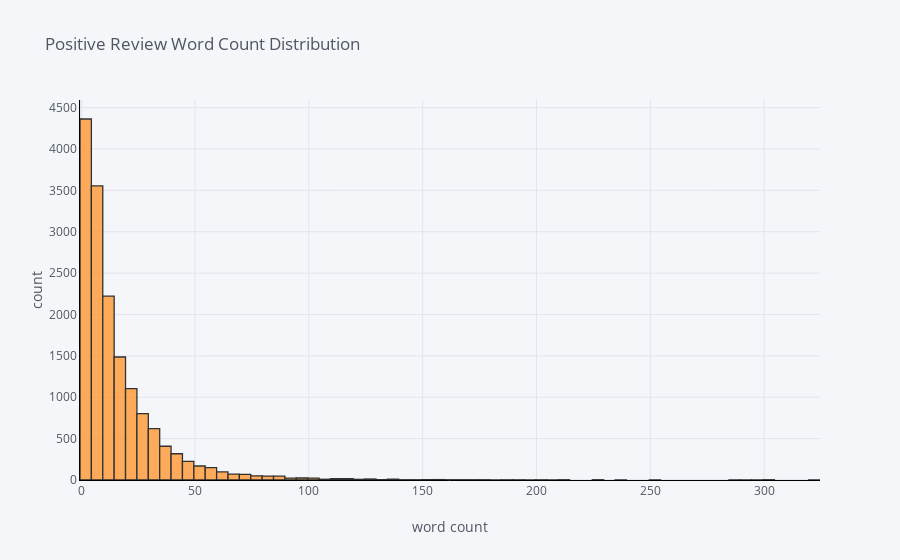

Notebook code for this chart:
### Code cell
df['pos_word_count'].iplot(
    kind='hist',
    bins=100,
    xTitle='word count',
    linecolor='black',
    yTitle='count',
    title='Positive Review Word Count Distribution')

### Figure 1 — Plotly figure (JSON) as saved in the notebook; plotly's stock layout.template omitted (floating-point values rounded to 4 significant figures; data arrays with more than 128 entries replaced by an {"elided": "..."} marker saying what was removed)
{"data": [{"histfunc": "count", "histnorm": "", "marker": {"color": "rgba(255, 153, 51, 1.0)", "line": {"color": "#000000", "width": 1.3}}, "name": "pos_word_count", "nbinsx": 100, "opacity": 0.8, "orientation": "v", "type": "histogram", "x": {"elided": "15993 int values"}}], "layout": {"barmode": "overlay", "legend": {"bgcolor": "#F5F6F9", "font": {"color": "#4D5663"}}, "paper_bgcolor": "#F5F6F9", "plot_bgcolor": "#F5F6F9", "title": {"font": {"color": "#4D5663"}, "text": "Positive Review Word Count Distribution"}, "xaxis": {"gridcolor": "#E1E5ED", "linecolor": "black", "showgrid": true, "tickfont": {"color": "#4D5663"}, "title": {"font": {"color": "#4D5663"}, "text": "word count"}, "zerolinecolor": "#E1E5ED"}, "yaxis": {"gridcolor": "#E1E5ED", "linecolor": "black", "showgrid": true, "tickfont": {"color": "#4D5663"}, "title": {"font": {"color": "#4D5663"}, "text": "count"}, "zerolinecolor": "#E1E5ED"}}}
